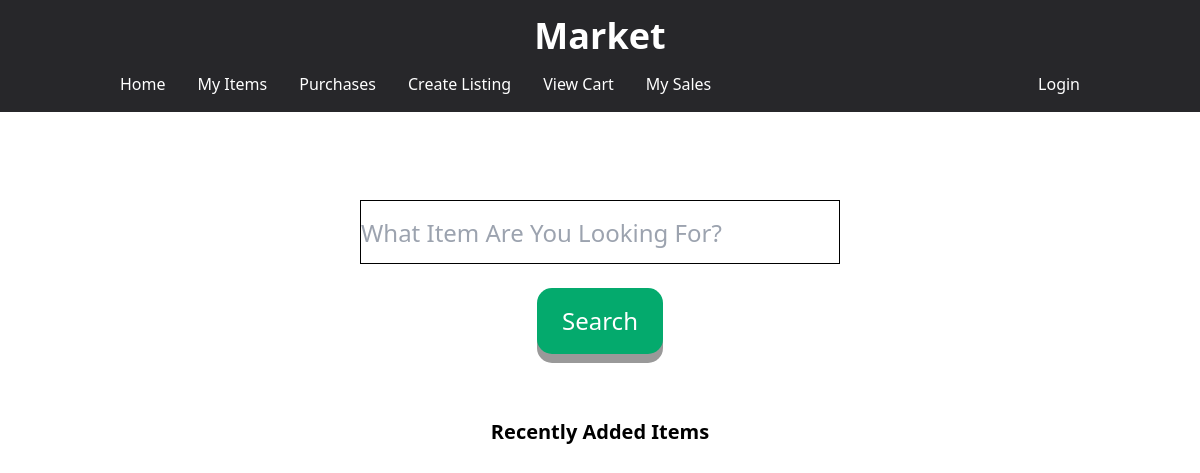
Before: / with the older database file.
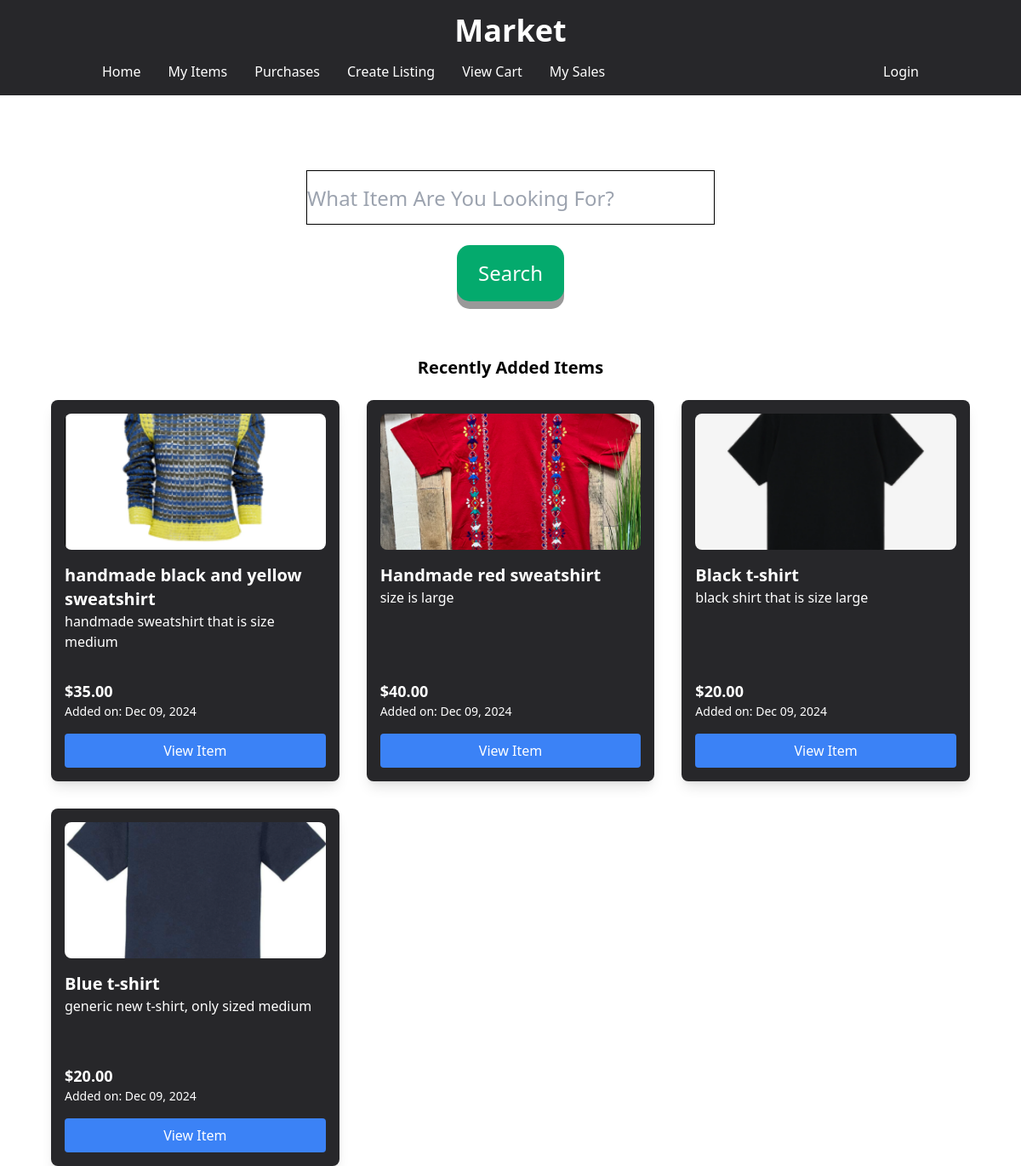
After: the same page with the newer database file.
### Item/models.py (models this page shows)
class Item(models.Model):
    CATEGORY_CHOICES = [
        ('handmade', 'Handmade'),
        ('collectible', 'Collectible'),
        ('general_market', 'General Market'),
    ]
    user = models.ForeignKey(settings.AUTH_USER_MODEL, on_delete=models.CASCADE, related_name="items")
    category = models.CharField(max_length=50, choices=CATEGORY_CHOICES)
    title = models.CharField(max_length=50)
    description = models.TextField()
    price = models.DecimalField(max_digits=10, decimal_places=2)
    image = models.ImageField(upload_to='item_images/', blank=False, null=False)
    addedDate = models.DateTimeField(auto_now_add=True)
    is_sold = models.BooleanField(default=False)

### Item/views.py (the view)
# urls.py: path("", views.index, name="index"),
def index(request):
    db = DatabaseSingleton()
    recent_items = db.recentItems()
    return render(request, "Item/index.html", {"recent_items" : recent_items})

### services.py (called while the page is built)
    def __new__(cls):
        if cls._instance is None:
            cls._instance = super(DatabaseSingleton, cls).__new__(cls)
        return cls._instance

    def recentItems(self):
        recentItems = Item.objects.filter(is_sold=False).order_by('-addedDate')[:4]
        return recentItems

### templates/Item/index.html (shortened to what this page needs)
<!DOCTYPE html>
{% load static %}
<html lang="en">
<head>
    <link rel="stylesheet" href="{% static 'Item/index.css' %}">
    <link href="https://cdnjs.cloudflare.com/ajax/libs/tailwindcss/2.0.2/tailwind.min.css" rel="stylesheet">
    <script src="https://cdn.tailwindcss.com"></script>
</head>
<body>
    <div class="w-full bg-zinc-800">
        <div class="container mx-auto px-4 pt-4">
            <h1 class="text-4xl font-bold text-white text-center">Market</h1>
        </div>
        <div class="container mx-auto px-4 py-2">
            <nav class="flex justify-between items-center">
                <div class="flex">
                    <a href="{% url 'index' %}" class="text-white hover:text-gray-300 block px-4 py-2">Home</a>
                    <a href="{% url 'myItems' %}" class="text-white hover:text-gray-300 block px-4 py-2">My Items</a>
                    <a href="{% url 'purchases' %}" class="text-white hover:text-gray-300 block px-4 py-2">Purchases</a>
                    <a href="{% url 'createItem' %}" class="text-white hover:text-gray-300 block px-4 py-2">Create Listing</a>
                    <a href="{% url 'viewCart' %}" class="text-white hover:text-gray-300 block px-4 py-2">View Cart</a>
                    <a href="{% url 'mySales' %}" class="text-white hover:text-gray-300 block px-4 py-2">My Sales</a>
                </div>
                <div class="flex space-x-4">
                    {% if user.is_authenticated %}
                        {% if user.is_superuser and user.is_staff %}
                            <a href="/admin/" class="text-white hover:text-gray-300 block px-4 py-2">Admin Panel</a>
                        {% endif %}
                        <a href="{% url 'profile_settings' %}" class="text-white hover:text-gray-300 block px-4 py-2">Profile Settings</a>
                        <a href="{% url 'logout' %}" class="text-white hover:text-gray-300 block px-4 py-2">Logout</a>
                    {% else %}
                        <a href="{% url 'loginPage' %}" class="text-white hover:text-gray-300 block px-4 py-2">Login</a>
                    {% endif %}
                </div>
            </nav>
        </div>
    </div>
    <div class="w-full justify-center text-center my-16">
        <div class="search-bar">
            <form action="{% url 'search' %}" method="GET" class="search-form">
                <div class="search-box">
                    <input class="border border-black w-[40%] h-16 text-2xl my-6" type="text" name="title" placeholder="What Item Are You Looking For?" required>
                </div>
                <div class="search-button-div">
                    <button class="search-button" type="submit">Search</button>
                </div>
            </form>
        </div>
    </div>
    <div class="w-full">
        <div class="w-[100%] justify-center text-center my-6">
            <h1 class="text-xl font-bold">Recently Added Items</h1>
        </div>
        <div class="w-[90%] mx-auto grid grid-cols-1 sm:grid-cols-2 lg:grid-cols-3 xl:grid-cols-4 gap-8">
            {% for item in recent_items %}
                <div class="bg-zinc-800 p-4 rounded-lg shadow-lg flex flex-col">
                    <img src="{{ item.image.url }}" alt="{{ item.title }}" class="w-full h-40 object-cover rounded-lg mb-4">
                    <h2 class="text-xl font-bold text-white">{{ item.title }}</h2>
                    <p class="text-white mb-4 h-16 overflow-hidden">{{ item.description|truncatewords:20 }}</p>
                    <p class="text-lg font-semibold text-white mt-auto">${{ item.price }}</p>
                    <p class="text-sm text-white">Added on: {{ item.addedDate|date:"M d, Y" }}</p>
                    <a href="{% url 'showItem' item.id %}"
                       class="block mt-4 text-center bg-blue-500 text-white py-2 rounded hover:bg-blue-600">
                        View Item
                    </a>
                </div>
            {% endfor %}
        </div>
    </div>
</body>
</html>

### static/Item/index.css (style rules this page uses)
.search-box { width: 100%; text-align: center; }
.search-button-div { text-align: center; }
.search-button { text-align: center; font-size: 24px; cursor: pointer; text-align: center; text-decoration: none; outline: none; color: #fff; background-color: #04AA6D; border: none; border-radius: 15px; box-shadow: 0 9px #999; display: inline-block; padding: 15px 25px; }

Changed rows visible on the page:
added Item: image (picture), title "handmade black and yellow sweatshirt", description "handmade sweatshirt that is size medium", price "35.00", addedDate "Dec 09, 2024"
added Item: image (picture), title "Handmade red sweatshirt", description "size is large", price "40.00", addedDate "Dec 09, 2024"
added Item: image (picture), title "Black t-shirt", description "black shirt that is size large", price "20.00", addedDate "Dec 09, 2024"
added Item: image (picture), title "Blue t-shirt", description "generic new t-shirt, only sized medium", price "20.00", addedDate "Dec 09, 2024"
